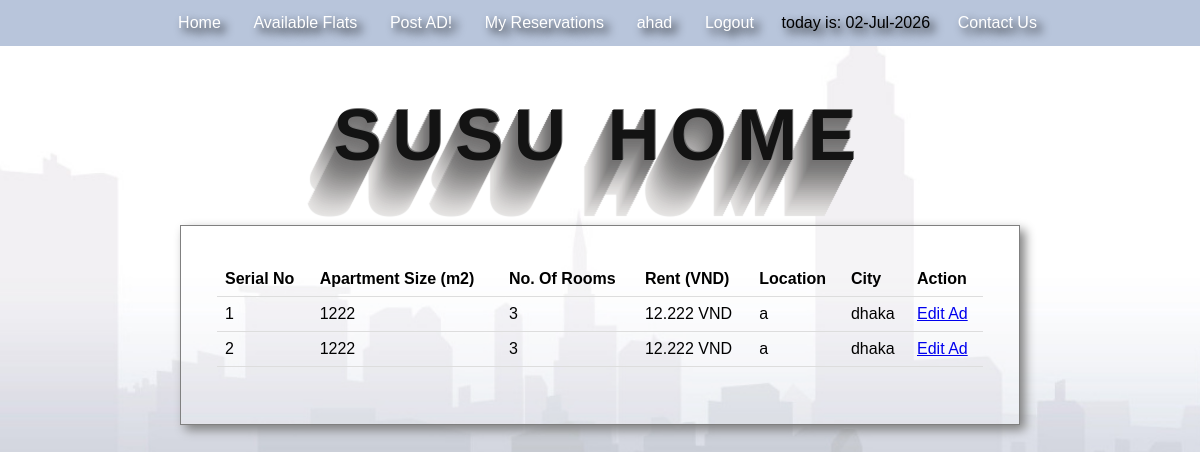
The app's page /myads.php (signed in) with its own data.
### tables this page shows
CREATE TABLE `available_flats` (
  `flat_id` int(100) NOT NULL,
  `owner_id` int(100) NOT NULL,
  `owner_username` varchar(100) NOT NULL,
  `flat_city` varchar(100) NOT NULL,
  `flat_location` varchar(100) NOT NULL,
  `flat_rent` int(100) NOT NULL,
  `available` tinyint(1) NOT NULL DEFAULT 1
);

CREATE TABLE `flat_details` (
  `flat_id` int(100) NOT NULL,
  `flat_city` varchar(100) NOT NULL,
  `flat_location` varchar(100) NOT NULL,
  `flat_size` int(100) NOT NULL,
  `num_of_rooms` int(100) NOT NULL,
  `additional_info` text NOT NULL,
  `image` text NOT NULL
);

### myads.php (the view, shortened to what this page needs)
<?php
	include_once"includes/header.php";
	include_once"connection.php";
	$username=$_SESSION['username'];
	$uid=mysqli_query($con,"SELECT member_id from members where username='$username'");
	$row = mysqli_fetch_array($uid,MYSQLI_BOTH);
	$uid=$row['member_id'];
	$adinfos=mysqli_query($con,"SELECT *
		FROM available_flats f
		join members m on m.member_id =f.owner_id
		join flat_details d on d.flat_id=f.flat_id
		where m.member_id='$uid'");
?>
<table>
		<tr>
			<th>Serial No</th>
			<th>Apartment Size (m2)</th>
			<th>No. Of Rooms</th>
			<th>Rent (VND)</th>
			<th>Location</th>
			<th>City</th>
			<th>Action</th>
		</tr>
		<?php $i=1;
			foreach($adinfos as $adinfo){
		?>
			<tr>
				<td><?php echo  $i; ?></td>
				<td><?php echo $adinfo['flat_size'] ?></td>
				<td><?php echo $adinfo['num_of_rooms'] ?></td>
				<td><?php echo number_format($adinfo['flat_rent'], 0, ',', '.'); ?> VND</td>
				<td><?php echo $adinfo['flat_location'] ?></td>
				<td><?php echo $adinfo['flat_city'] ?></td>
				<td><a href="post_edit.php?id=<?php echo $adinfo['flat_id'];?>">Edit Ad</a></td>
			</tr><?php $i++;
		}
		?>
	</table>
		</div>
	</body>
</html>

### css/style.css (style rules this page uses)
body { background-image: url("../images/register-background-001.jpg"); background-attachment: fixed; background-size: cover; font-family: arial; margin:0 auto; }
table { border-collapse: collapse; width: 100%; }
th, td { padding: 8px; text-align: left; border-bottom: 1px solid #ddd; }

### slideshow.php (style rules this page uses)
* { box-sizing:border-box }
body { font-family: Verdana,sans-serif;margin:0 }

### myads.php (style rules this page uses)
table { border-collapse: collapse; width: 100%; }
th, td { padding: 8px; text-align: left; border-bottom: 1px solid #ddd; }

### records on screen
available_flats: flat_details.flat_size "1222", flat_details.num_of_rooms "3", flat_rent "12.222", flat_details.flat_location "a", flat_details.flat_city "dhaka"
available_flats: flat_details.flat_size "1222", flat_details.num_of_rooms "3", flat_rent "12.222", flat_details.flat_location "a", flat_details.flat_city "dhaka"

### other values on screen
$_SESSION['username'] "ahad"
